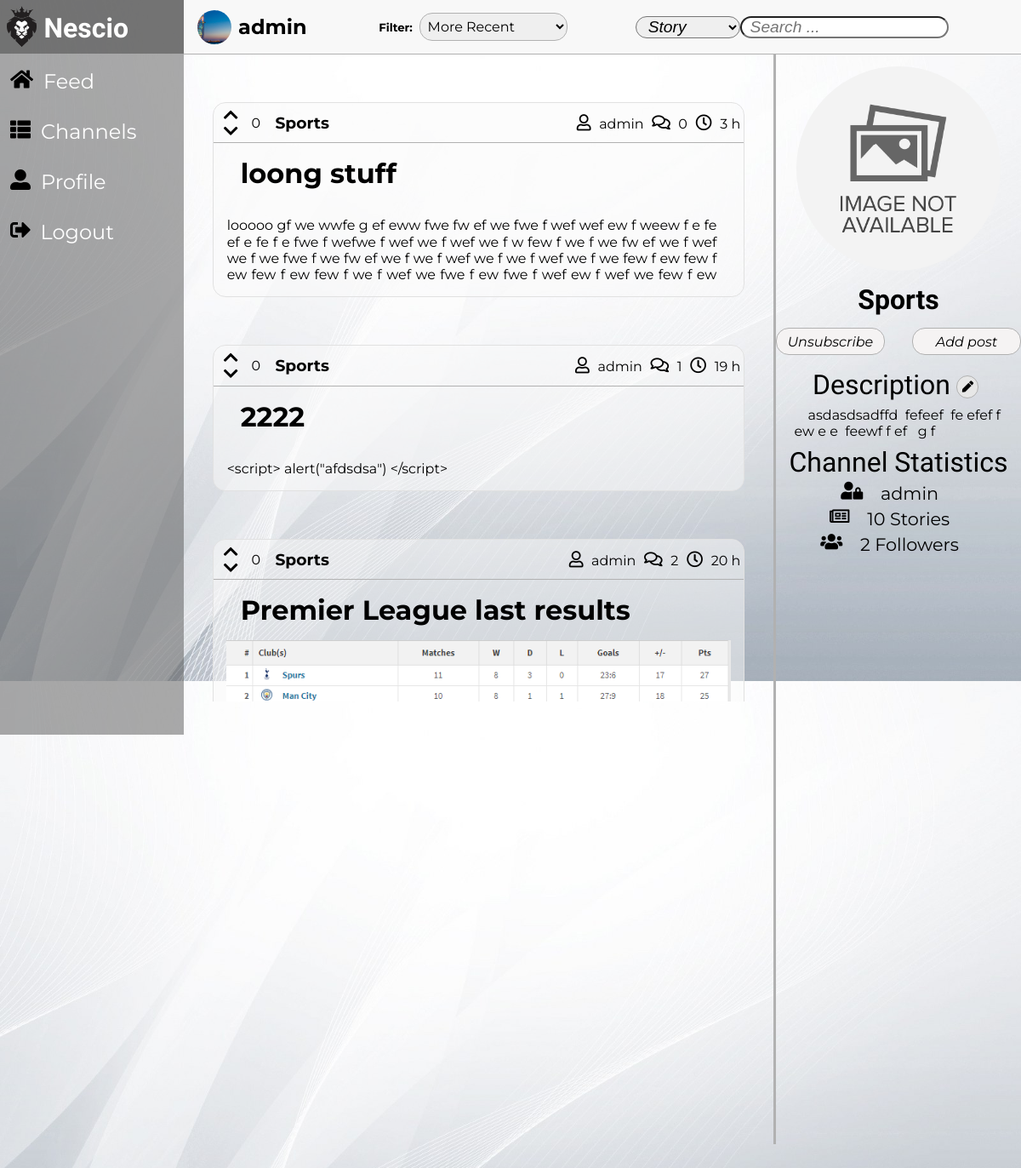
Screenshot of /pages/channel.php?channelName=Sports (signed in) with the database file from the repository.
### tables this page shows
CREATE TABLE Story(
    storyID INTEGER NOT NULL PRIMARY KEY,
    storyTitle TEXT NOT NULL,
    storyContent TEXT NOT NULL,
    storyPoints INTEGER,
    storyAuthor TEXT NOT NULL REFERENCES User(username),
    storyComments INTEGER NOT NULL,
    storyTime TEXT NOT NULL,
    channelName TEXT NOT NULL REFERENCES Channel(name)       
);

CREATE TABLE Channel(
    name TEXT NOT NULL PRIMARY KEY,
    owner TEXT NOT NULL REFERENCES User(username),
    description TEXT      
);

### pages/channel.php (called while the page is built, shortened)
<?php
    include_once('../templates/tpl_common.php');
    include_once('../templates/tpl_stories.php');
    include_once('../templates/tpl_channel.php');
    include_once('../database/db_channel.php');
    $channelName = isset($_GET['channelName']) ? $_GET['channelName'] : '';
    $filter = isset($_GET['filter']) ? $_GET['filter'] : 2;
    $searchFilter = isset($_GET['searchFilter']) ? $_GET['searchFilter'] : 2;
    $channel = get_channel($channelName);
    $channelStories = isset($_GET['search']) ? get_channel_search_stories($channelName, $filter, $searchFilter, $_GET['search']) : get_channel_stories($channelName, $filter);
    $storiesVotes = []; $votedStories = [];
    foreach($channelStories as $story) {
      $votes = get_story_votes($story['storyID']);
      $storiesVotes[$story['storyID']] = $votes == null ? 0 : $votes;
      $votedStories[$story['storyID']] = get_user_story_vote($_SESSION['username'], $story['storyID']);
    }
    $channelFollowers = count(get_channel_followers($channelName));
    $channelOwner = get_channel_owner($channelName);
    $status = check_user_subscription($_SESSION['username'], $channelName);
    draw_stories(htmlentities_all($channelStories), htmlentities_all($storiesVotes), htmlentities_all($votedStories));
    draw_channel_aside(htmlentities_all($channel), htmlentities(count(get_channel_stories($channelName, $filter))), htmlentities($channelFollowers), htmlentities($channelOwner), htmlentities($status));
?>

### includes/functions.php (called while the page is built, shortened)
<?php function orderBy($value) {
    switch($value) {
    default:
        return 'storyID DESC';
    break;
    }
}
function data_converter($storyTime) {
    $newStoryTime = new DateTime(date('Y-m-d H:i:s'));
    $oldStoryTime = new DateTime($storyTime);
    $interval = date_diff($newStoryTime, $oldStoryTime);
    if($interval->format('%y') !== '0')
        return $interval->format('%y Y');
    else if($interval->format('%m') !== '0')
        return $interval->format('%m M');
    else if($interval->format('%d') !== '0')
        return $interval->format('%d d');
    else if($interval->format('%h') !== '0')
        return $interval->format('%h h');
    else if($interval->format('%i') !== '0')
        return $interval->format('%i m');
    else
        return $interval->format('%s s');
}
?>
<?php function get_image($default, $directory, $folder, $element) {
    $image = $default;
    $extensions = ['jpg', 'png', 'gif'];
    for($index = 0; $index < count($extensions); $index++) {
        if(file_exists($directory . $element . '.' . $extensions[$index])) {
            $image = $folder . $element . '.' . $extensions[$index];
            break;
        }
    }
    return $image;
} ?>

### database/db_channel.php (called while the page is built, shortened)
<?php
  include_once('../includes/functions.php');
    function get_channel($channelName) {
        $db = Database::instance()->db();
        $stmt = $db->prepare('SELECT * FROM Channel WHERE name = ?');
        $stmt->execute(array($channelName));
        return $stmt->fetch();
    }
    function get_channel_stories($channelName, $filter) {
        $db = Database::instance()->db();
        $stmt = $db->prepare('SELECT * FROM Story JOIN Channel ON Story.channelName = Channel.name WHERE Story.channelName = ? ORDER BY ' . orderBy($filter));
        $stmt->execute(array($channelName));
        return $stmt->fetchall();
    }
     function get_channel_owner($channelName){
      $db = Database::instance()->db();
      $stmt = $db->prepare('SELECT owner FROM Channel WHERE Channel.name = ?');
      $stmt->execute(array($channelName));
      return $stmt->fetch()['owner'];
     }
?>

### templates/tpl_stories.php (the view, shortened to what this page needs)
<?php function draw_stories($stories, $storiesVotes, $votedStories) { ?>
    <div id="masterStories">
        <form method="get" action="../pages/story.php">
            <section id="stories">  <?php
                foreach($stories as $story) { ?>
                    <article id="<?= $story['storyID'] ?>" class="storyArticle">
                        <header id="storyHeader">
                            <div id="story_<?= $story['storyID'] ?>_votes" >
                                <div>
                                    <?php
                                        if($votedStories[$story['storyID']] == 1) { ?>
                                            <div class="votes">
                                                <div>
                                                    <i id="voteUp" class="fas fa-chevron-up"></i>
                                                    <i class="fas fa-chevron-down"></i>
                                                </div>
                                                <span class="storyVotes"><?= $storiesVotes[$story['storyID']] ?></span>
                                            </div>
                                        <?php }
                                        else if($votedStories[$story['storyID']] == -1) { ?>
                                            <div class="votes">
                                                <div>
                                                    <i class="fas fa-chevron-up"></i>
                                                    <i id="voteDown" class="fas fa-chevron-down"></i>
                                                </div>
                                                <span class="storyVotes"><?= $storiesVotes[$story['storyID']] ?></span>
                                            </div>
                                        <?php }
                                        else { ?>
                                            <div class="votes">
                                                <div>
                                                    <i class="fas fa-chevron-up"></i>
                                                    <i class="fas fa-chevron-down"></i>
                                                </div>
                                                <span class="storyVotes"><?= $storiesVotes[$story['storyID']] ?></span>
                                            </div>
                                        <?php }
                                    ?>
                                    <a href="../pages/channel.php?channelName=<?= $story['channelName'] ?>"><h3><?= $story['channelName'] ?></h3></a>
                                </div>
                                <div>
                                    <a class="author" href="../pages/profile.php?username=<?= $story['storyAuthor'] ?>"><i class="far fa-user"></i><?= $story['storyAuthor'] ?></a>
                                    <a class="comments" href="../pages/story.php?storyID=<?= $story['storyID'] ?>"><i class="far fa-comments"></i><?= $story['storyComments'] ?></a>
                                    <span class="date"><i class="far fa-clock"></i><?= data_converter($story['storyTime']) ?></span>
                                </div>
                            </div>
                            <div>
                                <h1><?= $story['storyTitle'] ?></h1>
                                <?php
                                    $image = get_image('', '../resources/images/stories/', 'stories/', sha1($story['storyID']));
                                    if($image !== '') {
                                        ?> <img src="../resources/images/<?= $image ?>" alt="Story Image">
                                    <?php }
                                ?>
                            </div>
                        </header>
                        <div id="storySinopse">
                            <p><?= $story['storyContent'] ?></p>
                        </div>
                    </article>
                <?php } ?>
            </section>
        </form>
    </div>
<?php } ?>

### templates/tpl_channel.php (shortened to what this page needs)
<?php function draw_channel_aside($channel, $postedStories, $channelFollowers, $channelOwner, $status) { ?>
    <aside>
        <div id="asidePicture">
            <img id="asideIMG" src="../resources/images/<?= get_image('default/defaultChannel.png', '../resources/images/channels/', 'channels/', sha1($channel['name'])) ?>" alt="Channel Image">
        </div>
        <h3 id="channelName"><?= $channel['name'] ?></h3>
        <div id="forms">
            <form>
                <?php
                    if($status) {
                      ?> <input id="subscribeButton" class="buttons" type="button" value="Unsubscribe"> <?php
                    }
                    else {
                        ?><input id="subscribeButton" class="buttons" type="button" value="Subscribe"> <?php
                    }
                ?>
            </form>
            <form method="get" action="../pages/post.php">
                <input id="addPost" class="buttons" type="submit" value="Add post">
            </form>
        </div>
        <div id="description">
            <?php
                if($channelOwner === $_SESSION['username']) { ?>
                    <p>Description<button id="editDescription" type="button"><i class="fas fa-pen"></i></button></p>
                <?php }
                else { ?>
                    <p>Description</p>
                <?php }
            ?>
            <p id="descriptionContent"><?= $channel['description'] ?></p>
        </div>
        <div id="statistics">
            <p>Channel Statistics</p>
            <div class="statistics">
                <i class="fas fa-user-lock"></i><p><?= $channelOwner ?></p>
            </div>
            <div class="statistics">
                <i class="far fa-newspaper"></i><p><?= $postedStories ?> Stories</p>
            </div>
            <div class="statistics">
                <i class="fas fa-users"></i><p><?= $channelFollowers ?> Followers</p>
            </div>
        </div>
    </aside>
<?php } ?>

### css/stories.css (style rules this page uses)
:root { --background-color: rgb(231, 231, 231); --background-story-color: rgba(255, 255, 255, 0.5); --hover-font-color: rgb(3, 173, 192); --story-title-font: 'Montserrat', sans-serif; --story-header-font: 'Montserrat', sans-serif; --story-text-font: 'Montserrat', sans-serif; --story-hover: rgb(248, 248, 248); --border-color: rgb(54, 54, 54); }
#masterStories { grid-area: content; width: 100%; height: 100%; overflow: hidden; }
#stories { margin: 0%; width: 100%; max-height: 95%; overflow-y: auto; padding-right: 20px; }
#stories > article { margin: 3.5em auto; width: 90%; height: auto; border-radius: 15px; border: solid rgb(225, 225, 225) 1px; background-color: rgba(250, 250, 250, 0.5); transition: 0.25s; }
#storyHeader div { display: flex; justify-content: space-between; }
#storyHeader > div:first-child h3 { margin: 0em; }
#storyHeader > div:first-child > * { margin: 0.25em; font-family: var(--story-header-font); }
#storyHeader > div:first-child > * > * > * { padding: 0em 0.5em; }
#storyHeader > div:first-child { border-bottom: solid var(--border-color) 1px; }
#storyHeader > div:last-child { padding: 0em; justify-content: flex-start; flex-direction: column; display: flex; }
#storyHeader i { padding-top: 0.25em; font-size: 1.2em; }
#storyHeader a , span { margin: auto 0em; }
a { color: black; }
.storyVotes { padding: 0em; }
#storyHeader div:first-child div:first-child div:first-child > div { flex-direction: column; display: flex; }
#storyHeader div:first-child div:first-child div:first-child > div i { padding: 0em; }
#storyHeader div:last-child img { margin: auto; width: 95%; }
#storyHeader div:last-child h1 { margin: 0em; padding: 0.5em 0em 0.5em 1em; width: auto; height: auto; font-family: var(--story-title-font); font-size: 2em; }
#storySinopse { margin: 0em; padding: 1em 1em 1em 1em; max-height: 5em; max-width: 100%; overflow: hidden; font-family: var(--story-text-font); }
#storySinopse > p { overflow: hidden; line-height: 1.2em; max-height: 4.8em; padding-right: 1em; margin: 0em; text-align: justify; }
#storySinopse > p:before { right: 0; bottom: 0; position: absolute; }
#storySinopse > p:after { right: 0; width: 1em; height: 1em; margin-top: 0.2em; position: absolute; content: ''; }

### css/common.css (style rules this page uses)
:root { --background-color: rgb(231, 231, 231); --background-header-color: rgba(70, 70, 70, 0.75); --background-menu-color: rgba(87, 87, 87, .5); --background-toolBar-color: rgb(248, 248, 248); --site-name-color: white; --site-name-font: 'Exo', sans-serif; --menu-color: white; --menu-icons-color: black; --menu-font: 'Montserrat', sans-serif; --toolBar-font: 'Montserrat', sans-serif; --toolBar-info-font-size: 1.5em; --toolBar-filter-font-size: 1em; --text-color: black; --hover-color: rgb(3, 173, 192); --border-color: rgb(177, 177, 177); --messages-font: 'Montserrat', sans-serif; --success-fg-color: rgb(86, 155, 13); --error-fg-color: rgb(218, 2, 13); }
body { margin: 0em; display: grid; height: 100%; overflow: hidden; grid-template-columns: auto 5.5fr 2fr; grid-template-rows: 4em 100%; grid-template-areas: "header toolBar toolBar" "menu content aside"; background-image: url("../resources/images/default/background.jpg"); background-size: 100% 100%; }
a { text-decoration: none; }
#editDescription, #applyDescription { vertical-align: middle; height: 2em; width: 2em; margin: auto .5em; outline: none; border: solid var(--border-color) 1px; border-radius: 50%; background-color: var(--background-color); }
#descriptionContent { margin: 0 2em; text-align: center; white-space: pre-wrap; font-size: 1rem; }

### rows the page displays
story: storyID "0", channelName "Sports", storyAuthor "admin", storyComments "0", storyTime "3 h", storyTitle "loong stuff", storyContent "looooo gf we wwfe g ef eww fwe fw ef we fwe f wef wef ew f weew f e fe ef e fe f e fwe f wefwe f wef we f wef we f w few f we f we fw ef we f wef we f we fwe f we fw ef we f we f wef we f we f wef we f we few f ew few f ew few f ew few f we f wef we fwe f ew fwe f wef ew f wef we few f ew…"
story: storyID "0", channelName "Sports", storyAuthor "admin", storyComments "1", storyTime "19 h", storyTitle "2222", storyContent "<script> alert(\"afdsdsa\") </script>"
story: storyID "0", channelName "Sports", storyAuthor "admin", storyComments "2", storyTime "20 h", storyTitle "Premier League last results"
channel: name "Sports", description "asdasdsadffd fefeef fe efef f ew e e feewf f ef g f", owner "admin"

### other values shown
$username "admin"
$postedStories "10"
$channelFollowers "2"
